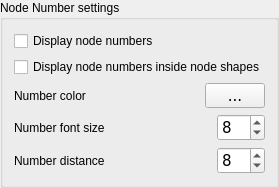
        <widget class="QGroupBox" name="numbersGroup">
         <property name="title">
          <string>Node Number settings</string>
         </property>
         <layout class="QGridLayout" name="gridLayout">
          <item row="2" column="0">
           <layout class="QHBoxLayout" name="horizontalLayout_11">
            <item>
             <widget class="QLabel" name="label_11">
              <property name="toolTip">
               <string>&lt;html&gt;&lt;head/&gt;&lt;body&gt;&lt;p&gt;&lt;span style=&quot; font-weight:600;&quot;&gt;Node number color&lt;/span&gt;&lt;/p&gt;&lt;p&gt;Change the color for all node numbers. Click the colored button on the right corner to select a new color.&lt;/p&gt;&lt;p&gt;Any change to this setting will apply to all existing node numbers immediately.&lt;/p&gt;&lt;p&gt;This is a permanent setting. Once you press OK, it will be saved and used in all future SocNetV sessions as default node number color when creating new nodes.&lt;/p&gt;&lt;/body&gt;&lt;/html&gt;</string>
              </property>
              <property name="text">
               <string>Number color</string>
              </property>
             </widget>
            </item>
            <item>
             <spacer name="horizontalSpacer_11">
              <property name="font">
               <font>
                <family>DejaVu Sans</family>
                <pointsize>11</pointsize>
               </font>
              </property>
              <property name="orientation">
               <enum>Qt::Horizontal</enum>
              </property>
              <property name="sizeHint" stdset="0">
               <size>
                <width>40</width>
                <height>20</height>
               </size>
              </property>
             </spacer>
            </item>
            <item>
             <widget class="QToolButton" name="nodeNumberColorBtn">
              <property name="minimumSize">
               <size>
                <width>60</width>
                <height>25</height>
               </size>
              </property>
              <property name="font">
               <font>
                <family>DejaVu Sans</family>
                <pointsize>11</pointsize>
               </font>
              </property>
              <property name="cursor">
               <cursorShape>PointingHandCursor</cursorShape>
              </property>
              <property name="toolTip">
               <string>&lt;html&gt;&lt;head/&gt;&lt;body&gt;&lt;p&gt;&lt;span style=&quot; font-weight:600;&quot;&gt;Node number color&lt;/span&gt;&lt;/p&gt;&lt;p&gt;Click to select a new color for  all node numbers.&lt;/p&gt;&lt;p&gt;Any change to this setting will apply to all existing node numbers immediately.&lt;/p&gt;&lt;p&gt;This is a permanent setting. Once you press OK, it will be saved and used in all future SocNetV sessions as default node number color when creating new nodes.&lt;/p&gt;&lt;/body&gt;&lt;/html&gt;</string>
              </property>
              <property name="text">
               <string>...</string>
              </property>
              <property name="iconSize">
               <size>
                <width>60</width>
                <height>20</height>
               </size>
              </property>
             </widget>
            </item>
           </layout>
          </item>
          <item row="4" column="0">
           <layout class="QHBoxLayout" name="horizontalLayout_12">
            <item>
             <widget class="QLabel" name="label_12">
              <property name="toolTip">
               <string>&lt;html&gt;&lt;head/&gt;&lt;body&gt;&lt;p&gt;&lt;span style=&quot; font-weight:600;&quot;&gt;Number distance from node&lt;/span&gt;&lt;/p&gt;&lt;p&gt;Change the distance of each number from the respective node. Use the spin box on the right to select a new distance (in pixels).&lt;/p&gt;&lt;p&gt;Any change to this setting will apply to all existing node numbers immediately.&lt;/p&gt;&lt;p&gt;This is a permanent setting. Once you press OK, it will be saved and used in all future SocNetV sessions as default distance from node.&lt;/p&gt;&lt;/body&gt;&lt;/html&gt;</string>
              </property>
              <property name="text">
               <string>Number distance</string>
              </property>
             </widget>
            </item>
            <item>
             <spacer name="horizontalSpacer_12">
              <property name="font">
               <font>
                <family>DejaVu Sans</family>
                <pointsize>11</pointsize>
               </font>
              </property>
              <property name="orientation">
               <enum>Qt::Horizontal</enum>
              </property>
              <property name="sizeHint" stdset="0">
               <size>
                <width>40</width>
                <height>20</height>
               </size>
              </property>
             </spacer>
            </item>
            <item>
             <widget class="QSpinBox" name="nodeNumberDistanceSpin">
              <property name="font">
               <font>
                <family>DejaVu Sans</family>
                <pointsize>11</pointsize>
               </font>
              </property>
              <property name="cursor">
               <cursorShape>SizeVerCursor</cursorShape>
              </property>
              <property name="toolTip">
               <string>&lt;html&gt;&lt;head/&gt;&lt;body&gt;&lt;p&gt;&lt;span style=&quot; font-weight:600;&quot;&gt;Number distance from nodes&lt;/span&gt;&lt;/p&gt;&lt;p&gt;Select a new distance (in pixels) of numbers from the respective nodes.&lt;/p&gt;&lt;p&gt;Any change to this setting will apply to all existing node numbers immediately.&lt;/p&gt;&lt;p&gt;This is a permanent setting. Once you press OK, it will be saved and used in all future SocNetV sessions as default distance from node.&lt;/p&gt;&lt;/body&gt;&lt;/html&gt;</string>
              </property>
              <property name="minimum">
               <number>1</number>
              </property>
              <property name="value">
               <number>8</number>
              </property>
             </widget>
            </item>
           </layout>
          </item>
          <item row="0" column="0">
           <widget class="QCheckBox" name="nodeNumbersChkBox">
            <property name="toolTip">
             <string>&lt;html&gt;&lt;head/&gt;&lt;body&gt;&lt;p&gt;&lt;span style=&quot; font-weight:600;&quot;&gt;Node numbers&lt;/span&gt;&lt;/p&gt;&lt;p&gt;Enable or disable displaying node numbers.&lt;/p&gt;&lt;p&gt;Any change will apply to all existing nodes immediately.&lt;/p&gt;&lt;p&gt;Once you press OK, this setting will be saved and it will be used in all future SocNetV sessions.&lt;/p&gt;&lt;/body&gt;&lt;/html&gt;</string>
            </property>
            <property name="whatsThis">
             <string>&lt;html&gt;&lt;head/&gt;&lt;body&gt;&lt;p&gt;&lt;span style=&quot; font-weight:600;&quot;&gt;Node numbers&lt;/span&gt;&lt;/p&gt;&lt;p&gt;Enable or disable displaying node numbers.&lt;/p&gt;&lt;p&gt;Any change will apply to all existing nodes immediately.&lt;/p&gt;&lt;p&gt;Once you press OK, this setting will be saved and it will be used in all future SocNetV sessions.&lt;/p&gt;&lt;/body&gt;&lt;/html&gt;</string>
            </property>
            <property name="layoutDirection">
             <enum>Qt::LeftToRight</enum>
            </property>
            <property name="text">
             <string>Display node numbers</string>
            </property>
           </widget>
          </item>
          <item row="3" column="0">
           <layout class="QHBoxLayout" name="horizontalLayout_10">
            <item>
             <widget class="QLabel" name="label_10">
              <property name="toolTip">
               <string>&lt;html&gt;&lt;head/&gt;&lt;body&gt;&lt;p&gt;&lt;span style=&quot; font-weight:600;&quot;&gt;Node number font size&lt;/span&gt;&lt;/p&gt;&lt;p&gt;Change the font size (in pixels) of all node numbers. Use the spin box on the right to select a new font size (in pixels).&lt;/p&gt;&lt;p&gt;Any change to this setting will apply to all existing node numbers immediately.&lt;/p&gt;&lt;p&gt;This is a permanent setting. Once you press OK, it will be saved and used in all future SocNetV sessions as default node number size.&lt;/p&gt;&lt;/body&gt;&lt;/html&gt;</string>
              </property>
              <property name="text">
               <string>Number font size</string>
              </property>
             </widget>
            </item>
            <item>
             <spacer name="horizontalSpacer_10">
              <property name="font">
               <font>
                <family>DejaVu Sans</family>
                <pointsize>11</pointsize>
               </font>
              </property>
              <property name="orientation">
               <enum>Qt::Horizontal</enum>
              </property>
              <property name="sizeHint" stdset="0">
               <size>
                <width>40</width>
                <height>20</height>
               </size>
              </property>
             </spacer>
            </item>
            <item>
             <widget class="QSpinBox" name="nodeNumberSizeSpin">
              <property name="font">
               <font>
                <family>DejaVu Sans</family>
                <pointsize>11</pointsize>
               </font>
              </property>
              <property name="cursor">
               <cursorShape>SizeVerCursor</cursorShape>
              </property>
              <property name="toolTip">
               <string>&lt;html&gt;&lt;head/&gt;&lt;body&gt;&lt;p&gt;&lt;span style=&quot; font-weight:600;&quot;&gt;Node number size&lt;/span&gt;&lt;/p&gt;&lt;p&gt;Select a new font size (in pixels) for node numbers. Set it to 0 to let the program automagically select a different font size according to the node size.&lt;/p&gt;&lt;p&gt;Any change to this setting will apply to all existing node numbers immediately.&lt;/p&gt;&lt;p&gt;This is a permanent setting. Once you press OK, it will be saved and used in all future SocNetV sessions as default node number size.&lt;/p&gt;&lt;/body&gt;&lt;/html&gt;</string>
              </property>
              <property name="whatsThis">
               <string>&lt;html&gt;&lt;head/&gt;&lt;body&gt;&lt;p&gt;&lt;span style=&quot; font-weight:600;&quot;&gt;Node number size&lt;/span&gt;&lt;/p&gt;&lt;p&gt;Select a new font size (in pixels) for node numbers. Set it to 0 to let the program automagically select a different font size according to the node size.&lt;/p&gt;&lt;p&gt;Any change to this setting will apply to all existing node numbers immediately.&lt;/p&gt;&lt;p&gt;This is a permanent setting. Once you press OK, it will be saved and used in all future SocNetV sessions as default node number size.&lt;/p&gt;&lt;/body&gt;&lt;/html&gt;</string>
              </property>
              <property name="value">
               <number>8</number>
              </property>
             </widget>
            </item>
           </layout>
          </item>
          <item row="1" column="0">
           <widget class="QCheckBox" name="nodeNumbersInsideChkBox">
            <property name="toolTip">
             <string>&lt;html&gt;&lt;head/&gt;&lt;body&gt;&lt;p&gt;&lt;span style=&quot; font-weight:600;&quot;&gt;Node numbers inside shapes&lt;/span&gt;&lt;/p&gt;&lt;p&gt;Enable or disable displaying node numbers inside the node shapes&lt;/p&gt;&lt;p&gt;Any change will apply to all existing nodes immediately.&lt;/p&gt;&lt;p&gt;Once you press OK, this setting will be saved and it will be used in all future SocNetV sessions.&lt;/p&gt;&lt;/body&gt;&lt;/html&gt;</string>
            </property>
            <property name="whatsThis">
             <string>&lt;html&gt;&lt;head/&gt;&lt;body&gt;&lt;p&gt;&lt;span style=&quot; font-weight:600;&quot;&gt;Node numbers inside shapes&lt;/span&gt;&lt;/p&gt;&lt;p&gt;Enable or disable displaying node numbers inside the node shapes&lt;/p&gt;&lt;p&gt;Any change will apply to all existing nodes immediately.&lt;/p&gt;&lt;p&gt;Once you press OK, this setting will be saved and it will be used in all future SocNetV sessions.&lt;/p&gt;&lt;/body&gt;&lt;/html&gt;</string>
            </property>
            <property name="layoutDirection">
             <enum>Qt::LeftToRight</enum>
            </property>
            <property name="text">
             <string>Display node numbers inside node shapes</string>
            </property>
           </widget>
          </item>
         </layout>
        </widget>
